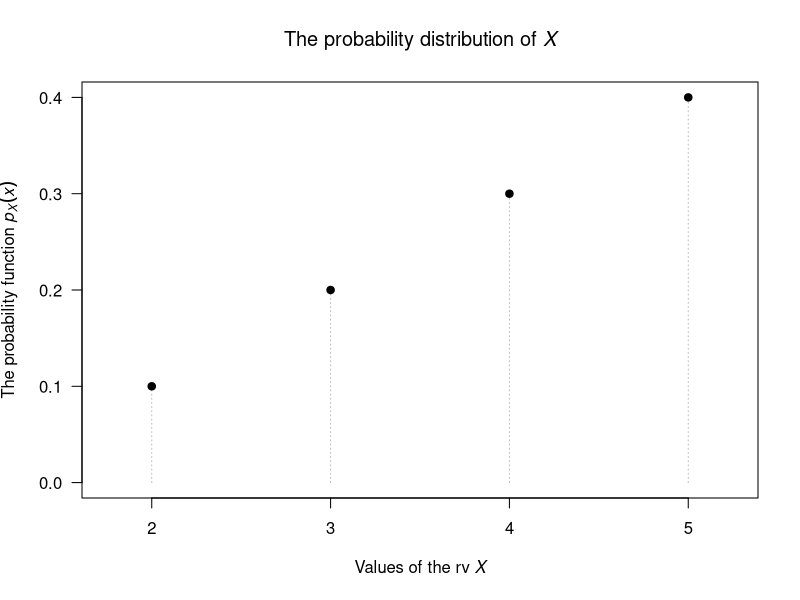
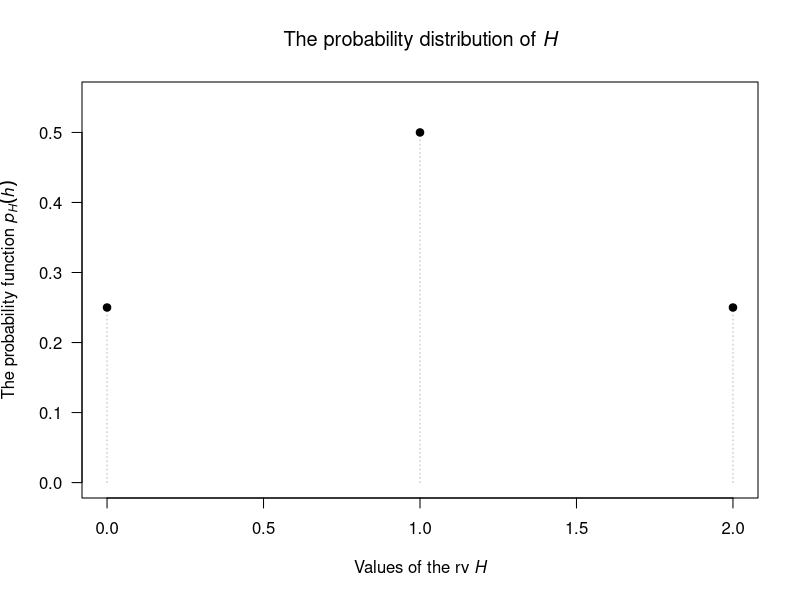
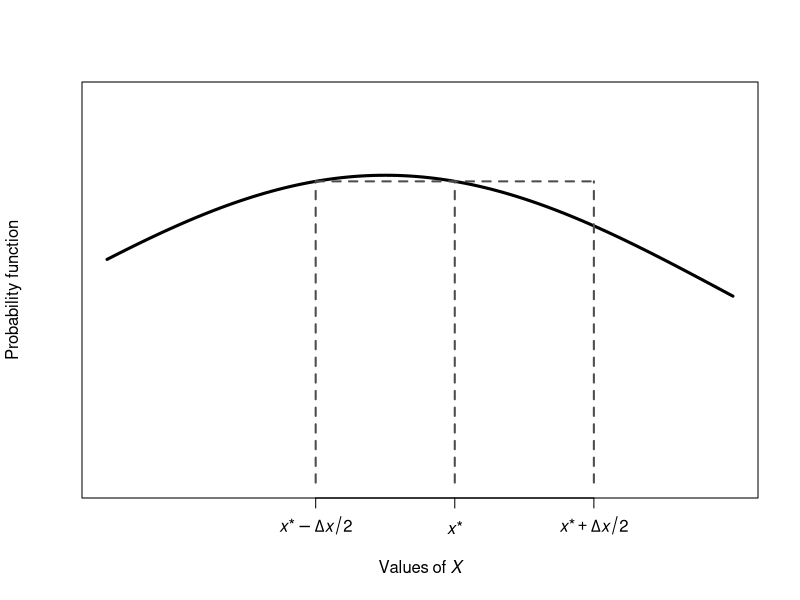

Here is the R script that generated these plots, in order: (Note: this script raises an error after producing the figures.)
## ---- chunk 1
LargestDieTable <- array( dim = c(2, 4)) 


LargestDieTable[1, ] <- as.character(2:5)
LargestDieTable[2, ] <- ( (2:5) - 1 ) / 10

if( knitr::is_latex_output() ) {
  rownames(LargestDieTable) <- c("$x$",
                                 "$\\Pr(X = x)$")
  knitr::kable(LargestDieTable,
               format = "latex",
               booktabs = TRUE,
               align = "r",
               longtable = FALSE,                
               escape = FALSE,
               caption = "A table showing the distribution of $X$, the largest number in two draws from an urn") %>%
    kable_styling(font_size = 10) %>%
    row_spec(0, bold = TRUE) 
}
if( knitr::is_html_output() ) {
  rownames(LargestDieTable) <- c("$x$",
                                 "Probability")
  knitr::kable(LargestDieTable,
               format = "html",
               booktabs = TRUE,
               align = "r",
               longtable = FALSE,                
               caption = "A table showing the distribution of $X$, the largest number in two draws from an urn") %>%
    row_spec(1, bold = TRUE)
}



## ---- chunk 2
plot( x = 2:5,
      y = c(0.1, 0.2, 0.3, 0.4),
      xlim = c(1.75, 5.25),
      ylim = c(0, 0.4),
      type = "h",
      las = 1,
      lty = 3,
      lwd = 1,
      axes = FALSE,
      col = "grey",
      main = expression( 
        paste( "The probability distribution of ", italic(X)) 
        ),
      xlab = expression( 
        paste("Values of the rv ", italic(X)) 
        ),
      ylab = expression( 
        paste( "The probability function ", italic(p)[italic(X)](italic(x)) )
      )
)
axis(side = 1,
     at = 2:5)
axis(side = 2,
     at = seq(0, 0.4, by = 0.1),
     las = 1)
box()

points( x = 2:5,
        y = c(0.1, 0.2, 0.3, 0.4),
        pch = 19)

## ---- chunk 3
TwoDieTable <- array( dim = c(2, 3)) 

rownames(TwoDieTable) <- c("$h$",
                           "$\\Pr(H = h)$")

TwoDieTable[1, ] <- as.character(0:2)
TwoDieTable[2, ] <- c(0.25, 0.50, 0.25)

if( knitr::is_latex_output() ) {
  knitr::kable(TwoDieTable,
               format = "latex",
               booktabs = TRUE,
               align = "r",
               longtable = FALSE,                
               escape = FALSE,
               caption = "A table showing the distribution of $H$, the number of heads in two tosses of a coin") %>%
    kable_styling(font_size = 10) %>%
    row_spec(0, bold = TRUE) 
}
if( knitr::is_html_output() ) {
  knitr::kable(TwoDieTable,
               escape = TRUE,
               format = "html",
               booktabs = TRUE,
               align = "r",
               longtable = FALSE,                
               caption = "A table showing the distribution of $H$, the number of heads in two tosses of a coin") %>%
    row_spec(1, bold = TRUE) 
}
## ---- chunk 4
plot( x = 0:2,
      y = c(0.25, 0.50, 0.25),
      ylim = c(0, 0.55),
      type = "h",
      las = 1,
      lty = 3,
      col = "grey",
      main = expression(
        paste("The probability distribution of ", italic(H))
        ),
      xlab = expression(
        paste("Values of the rv ", italic(H) )
        ),
      ylab = expression(
        paste("The probability function ", italic(p)[italic(H)](italic(h)))
      )
)

points( x = 0:2,
        y = c(0.25, 0.5, 0.25),
        pch = 19)

## ---- chunk 5
xAt <- 6
deltax <- 4

xLo <- xAt - deltax/2
xHi <- xAt + deltax/2

x <- seq(1, 10,
         length = 100)
fx <- function(x) {
  dnorm(x, 
        mean = 5,
        sd = 5)
}

plot( fx(x) ~ x,
      type = "l",
      lwd = 3,
      axes = FALSE,
      ylim = c(0, 0.10),
      xlab = expression(Values~of~italic(X)),
      ylab = "Probability function")
axis(side = 1,
     at = c(xLo, xAt, xHi),
     labels = expression( italic(x)*"*" - Delta*italic(x)/2,
                          italic(x)*"*",
                          italic(x)*"*" + Delta*italic(x)/2))
box()

lines(x = c(xLo, xLo),
      y = c(0, fx(xLo)),
            lwd = 2,
            col = grey(0.3),
            lty = 2)
lines(x = c(xAt, xAt),
      y = c(0, fx(xAt)),
            lwd = 2,
            col = grey(0.3),
            lty = 2)
lines(x = c(xHi, xHi),
      y = c(0, fx(xLo)),
            lwd = 2,
            col = grey(0.3),
            lty = 2)
lines(x = c(xLo, xHi),
      y = c(fx(xAt), fx(xAt)),
            lwd = 2,
            col = grey(0.3),
            lty = 2)
xShade <- seq(xLo, xHi,
              length = 100)

polygon( x = c(min(xShade), xShade, max(xShade)),
         y = c(0, fx(xShade), 0),
         col = plotColour)
points(x = xAt,
      y = fx(xAt),
      cex = 1.5,
      pch = 19)
text(x = xAt,
     y = fx(xAt),
     pos = 3,
     labels = expression(italic(f)*(italic(x)*"*")) )
text(x = max(x),
     y = fx( max(x) ),
     pos = 3,
     labels = expression(italic(f)*(italic(x))) )


arrows(x0 = xLo,
       x1 = xHi,
       y0 = 0.02,
       y1 = 0.02,
       code = 3,
       angle = 15,
       length = 0.15)
text(x = xLo + 0.3 * (xHi - xLo), # Offset a bit
     y = 0.02,
     pos = 3,
     labels = expression(Delta*italic(x))) 

## ---- chunk 6
plot( x = c(-1, 2),
      y = c(0, 2),
      type = "n",
      las = 1,
      main = expression(
        paste("The probability distribution of ", italic(W))
        ),
      xlab = expression(
        paste("Values of the rv ", italic(W))
        ),
      ylab = expression(
        paste("The probability function ", italic(p)[italic(W)](italic(w)))
      )
)

polygon( x = c(0, 0.5, 0.5, 0),
         y = c(0, 1, 0, 0),
         col = plotColour1)
lines( x = c(-0.5, 0, 1),
       y = c(0, 0, 2),
       lwd = 2)
lines( x = c(-1, -0.5),
       y = c(0, 0),
       lwd = 2,
       lty = 3)
lines( x = c(1, 1.5),
       y = c(0, 0),
       lwd = 2)
lines( x = c(1.5, 2),
       y = c(0, 0),
       lwd = 2,
       lty = 3)
points(1, 2, 
       pch = 1)
points(1, 0, 
       pch = 19)
## ---- chunk 7
p <- 0.4
x <- seq(0, 4, 
         length = 100)
fy <- (1 - p) * exp( - x)
fy[1] <- 1 - p

Fy <- 0.4 + 0.6 * (1 - exp(-x ) )
F[1] <- p

plot(fy ~ x,
     lwd = 2,
     type = "l",
     xlim = c(-1, 4),
     xlab = expression(italic(Y)),
     ylab = expression(italic(f)[italic(y)](italic(y))),
     main = "Probability function",
     las = 1)
points( x = 0,
        y = 0.4,
        pch = 19)
points( x = 0,
        y = 0.6,
        pch = 1)

lines( x = c(-1, -0.5),
       y = c(0, 0),
       lwd = 2,
       lty = 2)
lines( x = c(-0.5, 0),
       y = c(0, 0),
       lwd = 2)
points( x = 0,
        y = 0,
        pch = 1)
## ---- chunk 8
plot( x = c(-1, 4),
      y = c(0, 1.05),
      type = "n",
      las = 1,
      main = expression(
        paste("The probability function of ", italic(H))
        ),
      xlab = expression(italic(H)),
      ylab = expression(
        paste("The probability function ",italic(F)[italic(H)](italic(h)))
      )
)

abline(h = c(0, 1),
       col = "grey")


lines( x = c(-0.5, -1),
       y = c(0, 0),
       lty = 2,
       lwd = 2)
lines( x = c(-0.5, 0),
       y = c(0, 0),
       lwd = 2)
lines( x = c(0, 1),
       y = c(0.25, 0.25),
       lwd = 2)
lines( x = c(1, 2),
       y = c(0.75, 0.75),
       lwd = 2)
lines( x = c(2, 3),
       y = c(1, 1),
       lwd = 2)
lines( x = c(3, 4),
       y = c(1, 1),
       lwd = 2,
       lty = 2)


points(0, 0, 
       pch = 1)
points(0, 0.25, 
       pch = 19)

points(1, 0.25, 
       pch = 1)
points(1, 0.75, 
       pch = 19)

points(2, 0.75, 
       pch = 1)
points(2, 1, 
       pch = 19)

## ---- chunk 9
par(mfrow = c(1, 2))

fv <- function(v){
  y <- array( 0, dim = length(v))
  fy <- ifelse( (v > 0) & ( v < 2 ),
                v/2,
                0)
  fy
}

v <- seq(-2, 4, 
         length = 100)
plot(fv(v) ~ v,
     type = "l",
     lwd = 2,
     las = 1,
     xlab = expression(italic(v)),
     ylab = "Probability function",
      main = expression(paste("The probability function for"~italic(V))),
)


vb <- seq(0, 2,
         length = 100)
vbDF <- ( vb ^ 2 ) / 4

plot( x = c(-2, 4),
      y = c(0, 1),
      type = "n",
      main = expression(paste("The distribution function for"~italic(V))),
      xlab = expression(italic(v)),
      ylab = "Distribution function",
      las = 1)
lines( x = c(-2, -1),
       y = c(0, 0),
       lwd = 3,
       lty = 2)
lines( x = c(-1, 0),
       y = c(0, 0),
       lwd = 3,
       lty = 1)
lines( vbDF ~ vb,
       lwd = 3)
lines( x = c(2, 3),
       y = c(1, 1),
       lwd = 3)
lines( x = c(3, 4),
       y = c(1, 1),
       lwd = 3,
       lty = 2)
## ---- chunk 10
p <- 0.4
x <- seq(0, 4, 
         length = 100)
fy <- (1 - p) * exp( - x)
fy[1] <- 1 - p

Fy <- 0.4 + 0.6 * (1 - exp(-x ) )
F[1] <- p


plot(Fy ~ x,
     ylim = c(0, 1),
     xlim = c(-1, 4),
     lwd = 2,
     type = "l",
     xlab = expression(italic(Y)),
     ylab = expression(italic(F)[italic(y)](italic(y))),
     main = "Distribution function",
     las = 1)
points( x = 0,
        y = Fy[1],
        pch = 19)
points( x = 0,
        y = 0,
        pch = 1)
lines( x = c(-1, 0),
       y = c(0, 0),
       lwd = 2)
## ---- chunk 11
RainArray <- array( dim = c(12, 2) )

Rain12 <- read.csv("Data/IDCJAC0001_044021/IDCJAC0001_044021_Data12.csv", 
                   na.strings = "null")
RainDec <- Rain12$Dec
RainJun <- Rain12$Jun

breaks <- c( 0, 0.01, 20,
             seq(40, 220, by = 20) )
outDec <- hist(RainDec,
               breaks = breaks,
               plot = FALSE)
outJun <- hist(RainJun, 
               breaks = breaks,
               plot = FALSE)

RainArray[, 1] <- outJun$counts
RainArray[, 2] <- outDec$counts
colnames(RainArray) <- c("June",
                         "December")
rownames(RainArray) <- c("Zero rainfall", 
           "$0 < R < 20$",
           "$20 \\le R < 40$",
           "$40 \\le R < 60$",
           "$60 \\le R < 80$",
           "$80 \\le R < 100$",
           "$100 \\le R < 120$",
           "$120 \\le R < 140$",
           "$140 \\le R < 160$",
           "$160 \\le R < 180$",
           "$180 \\le R < 200$",
           "$200 \\le R < 220$")


if( knitr::is_latex_output() ) {
  knitr::kable(RainArray,
               format = "latex",
               booktabs = TRUE,
               align = "r",
               longtable = FALSE,                
               escape = FALSE,
               caption = "The monthly rainfall in Charleville, in mm, from 1942 to 2022: The number of months with the indicated rainfall") %>%
    kable_styling(font_size = 10) %>%
    row_spec(0, bold = TRUE) 
}
if( knitr::is_html_output() ) {
  rownames(RainArray) <- c("Zero rainfall", 
             "Over 0 to under 20",
             "20 to under 40",
             "40  to under  60",
             "60  to under  80",
             "80  to under  100",
             "100  to under  120",
             "120  to under  140",
             "140  to under  160",
             "160  to under  180",
             "180  to under  200",
             "200  to under  220")
knitr::kable(RainArray,
               escape = FALSE,
               format = "html",
               booktabs = TRUE,
               align = "r",
               longtable = FALSE,                
               caption = "The monthly rainfall in Charleville, in mm, from 1942 to 2022: The number of months with the indicated rainfall") %>%
    row_spec(0, bold = TRUE) 
}



